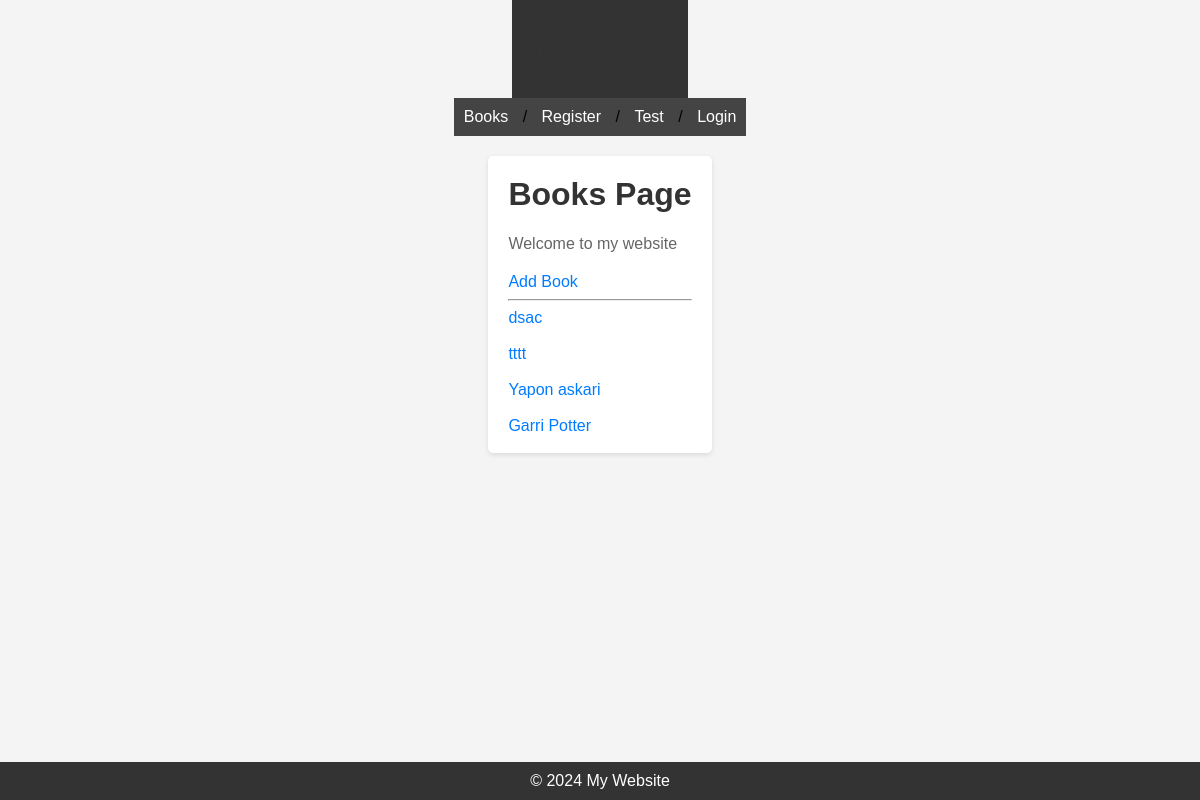
Page /products/books/ on the earlier database version.
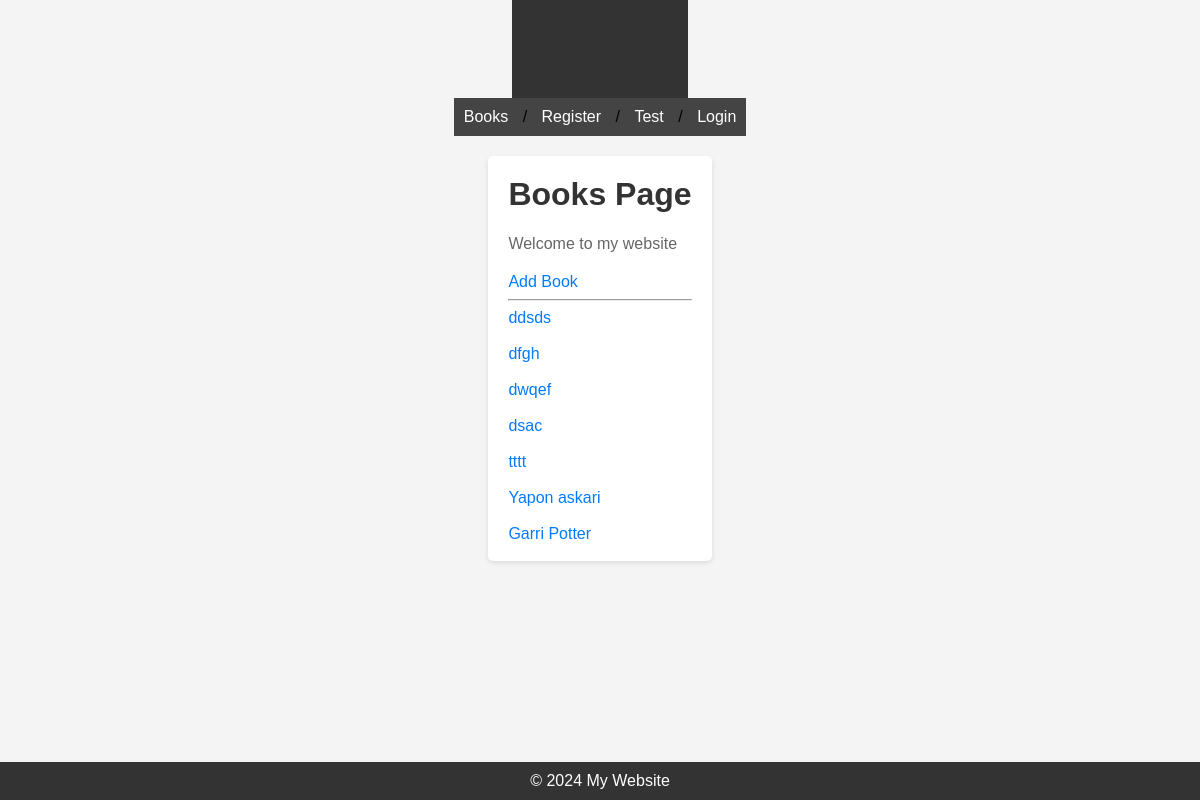
Same page on the later database version.
### products/models.py (models this page shows, shortened)
class Books(models.Model):
    title = models.CharField(max_length=100)
    description = models.TextField()
    price = models.IntegerField()
    category = models.ForeignKey(CategoryBooks, on_delete=models.CASCADE)
    image = models.ImageField(upload_to='books/', blank=True, null=True)
    page = models.IntegerField()
    book_lang = models.ForeignKey(Language, on_delete=models.DO_NOTHING)
    class Meta:
        db_table = 'books'

### products/views.py (the view)
# urls.py: path('books/', views.BookListView.as_view(), name='book-list'),
class BookListView(View):
    def get(self, request):
        books = Books.objects.all().order_by('-id')
        return render(request, 'book/book_list.html', {'books': books})

### templates/book/book_list.html (shortened to what this page needs)
{% extends "base.html" %}
{% block content %}
    <h1>Books Page</h1>
    <p>Welcome to my website</p>
    <a href="{% url 'products:create-book' %}">Add Book</a>
    <hr>
    {% for b in books %}
        <a href="{% url 'products:book-detail' b.pk %}">{{ b.title }}</a> <br><br>
    {% endfor %}
{% endblock content %}

Differences in the rows shown:
added Books: title "ddsds"
added Books: title "dfgh"
added Books: title "dwqef"
